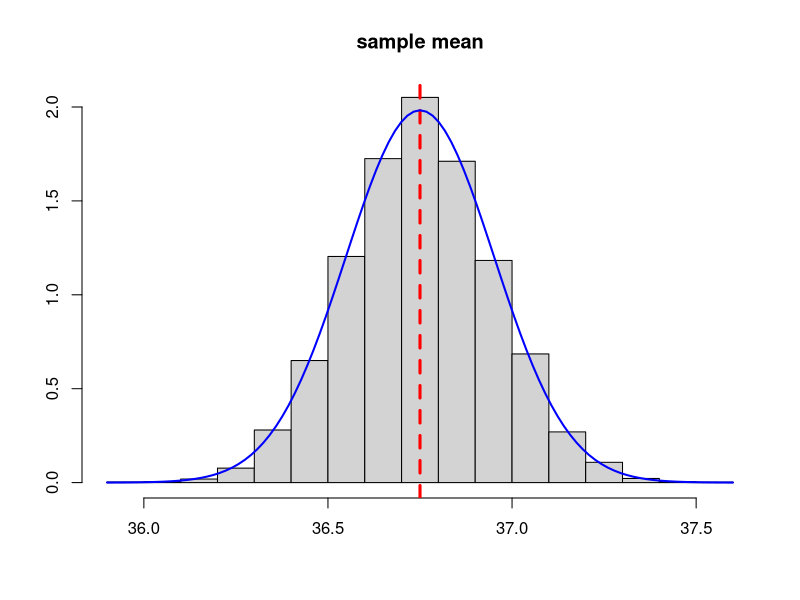
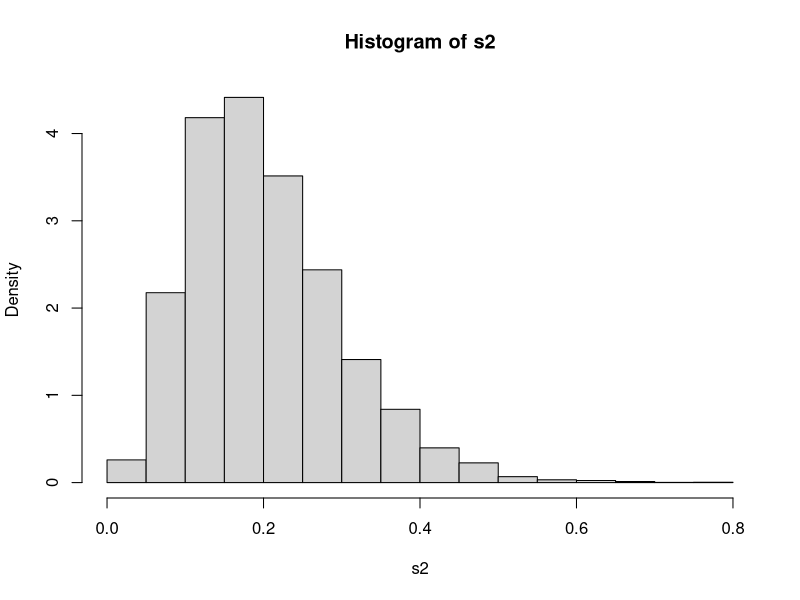
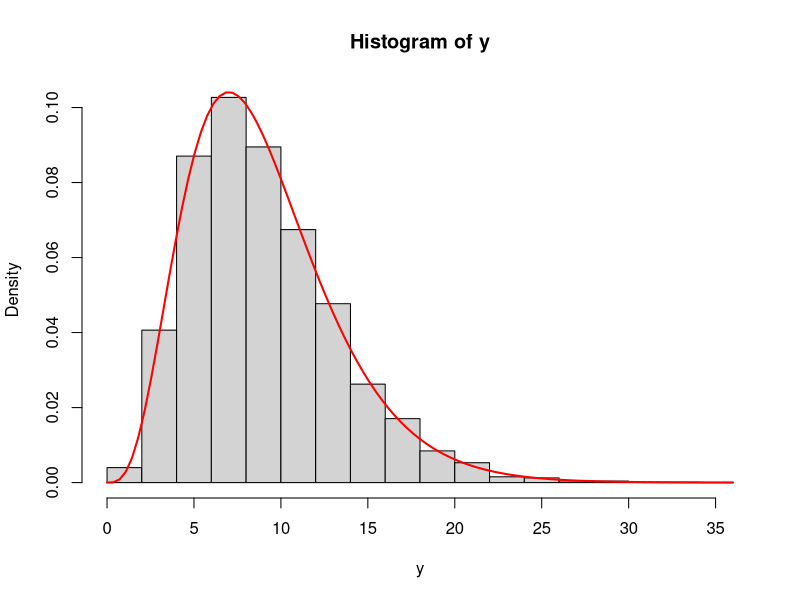

Generate these figures, in order, with R:
## ---- chunk 1
# We assume hat the distribution of the population (i.e. of the random variable X)  is known to be normal with mu=36.75 and sigma=0.45
mu <- 36.75
sigma <- 0.45 

# we use the sample mean to estimate mu and compute the sampling error sample size and sample
samplesize <- 5
x <- rnorm(samplesize, mean=mu, sd=sigma)

# estimate
mu.hat <- mean(x)
mu.hat

# sampling error
sampling.error <- mu.hat-mu
sampling.error
## ---- chunk 2
# As above, we assume that the distribution of population variable X is known to be normal with mu=36.75 and sigma=0.45
mu <- 36.75
sigma <- 0.45 

# We obtain through simulations the sampling distribution of the mean as follows:
# 1. we extract 10^4 samples of size n=5
# 2. for each sample compute the arithmetic mean
# 3. represent the histogram of the 10^4 means
# 4. add a (dashed) vertical line corresponding to mu
samplesize <- 5 # sample size n

all.samples <- c()
for (i in 1:10000){
  x <- rnorm(samplesize, mean=mu, sd=sigma)
  all.samples <- c(all.samples, mean(x))
}

hist.title <- 'sample mean'
hist(all.samples, freq=FALSE, xlab='', ylab='',col='lightgray', main=hist.title)
abline(v=mu, col='red', lty=2, lwd=3)

# Compare the empirical distribution of the mean with theoretical one. In the case where the population follows a normal distribution and the sample is i.i.d. the distribution of the sample mean is known tobe normally distributed
curve(dnorm(x, mean=mu, sd=sigma/sqrt(samplesize)), add=TRUE, lwd=2, col='blue')
## ---- chunk 3
samplesize <- 10
s2 <- c()
for (i in 1:10000) s2 <- c(s2, var(rnorm(samplesize, mu, sigma)))

hist(s2, freq=FALSE)
var(s2)

y <- (samplesize-1)*s2/(sigma^2)

hist(y, freq=FALSE)
curve(dchisq(x, samplesize-1), add=TRUE, lwd=2, col='red')
